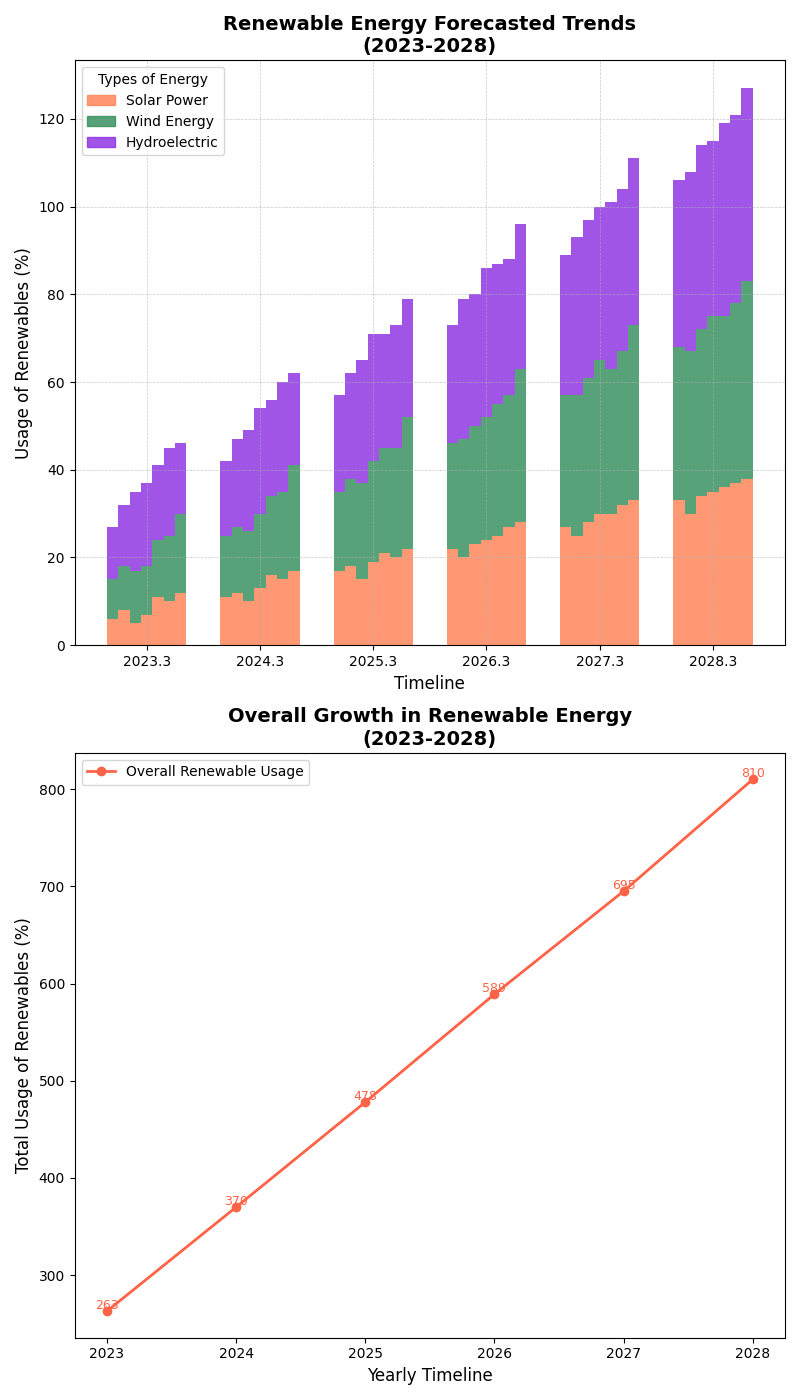

Source code (Python):
import matplotlib.pyplot as plt
import numpy as np

years = np.arange(2023, 2029)
countries = ['Country A', 'Country B', 'Country C', 'Country D', 'Country E', 'Country F', 'Country G']

solar = np.array([
    [10, 15, 20, 25, 30, 35],
    [5, 10, 15, 20, 25, 30],
    [8, 12, 18, 23, 28, 34],
    [12, 17, 22, 28, 33, 38],
    [7, 13, 19, 24, 30, 36],
    [11, 16, 21, 27, 32, 37],
    [6, 11, 17, 22, 27, 33]   
])

wind = np.array([
    [15, 20, 25, 30, 35, 40],
    [12, 16, 22, 27, 32, 37],
    [10, 15, 20, 27, 33, 38],
    [18, 24, 30, 35, 40, 45],
    [11, 17, 23, 28, 33, 39],
    [13, 18, 24, 30, 35, 41],
    [9, 14, 18, 24, 30, 35]   
])

hydro = np.array([
    [20, 25, 28, 32, 35, 40],
    [18, 23, 28, 32, 36, 41],
    [14, 20, 24, 30, 36, 42],
    [16, 21, 27, 33, 38, 44],
    [19, 24, 29, 34, 38, 44],
    [17, 22, 26, 31, 37, 43],
    [12, 17, 22, 27, 32, 38]   
])

total_renewable = solar + wind + hydro
annual_totals = total_renewable.sum(axis=0)

fig, (ax1, ax2) = plt.subplots(2, 1, figsize=(8, 14))  # Changed arrangement to 2 rows and 1 column

bar_width = 0.1
new_colors = ['#FF7F50', '#2E8B57', '#8A2BE2']  # New colors for solar, wind, and hydroelectric energy

for year_index, year in enumerate(years):
    year_totals = total_renewable[:, year_index]
    sorted_indices = np.argsort(year_totals)

    for i, index in enumerate(sorted_indices):
        ax1.bar(year + i * bar_width, solar[index][year_index], width=bar_width, color=new_colors[0], alpha=0.8)
        ax1.bar(year + i * bar_width, wind[index][year_index], width=bar_width, bottom=solar[index][year_index], color=new_colors[1], alpha=0.8)
        ax1.bar(year + i * bar_width, hydro[index][year_index], width=bar_width, bottom=solar[index][year_index] + wind[index][year_index], color=new_colors[2], alpha=0.8)

ax1.set_xlabel('Timeline', fontsize=12)
ax1.set_ylabel('Usage of Renewables (%)', fontsize=12)
ax1.set_title('Renewable Energy Forecasted Trends\n(2023-2028)', fontsize=14, fontweight='bold')
ax1.set_xticks(years + bar_width * 3)

handles = [plt.Rectangle((0,0),1,1, color=color, alpha=0.8) for color in new_colors]
ax1.legend(handles, ['Solar Power', 'Wind Energy', 'Hydroelectric'], loc='upper left', fontsize=10, title='Types of Energy')
ax1.grid(True, linestyle='--', linewidth=0.5, alpha=0.7)

ax2.plot(years, annual_totals, marker='o', color='#FF6347', linewidth=2, label='Overall Renewable Usage')

for (year, total) in zip(years, annual_totals):
    ax2.text(year, total + 2, f'{total}', ha='center', fontsize=9, color='#FF6347')

ax2.set_xlabel('Yearly Timeline', fontsize=12)
ax2.set_ylabel('Total Usage of Renewables (%)', fontsize=12)
ax2.set_title('Overall Growth in Renewable Energy\n(2023-2028)', fontsize=14, fontweight='bold')

ax2.set_xticks(years)
ax2.set_xticklabels(years)
ax2.legend(loc='upper left', fontsize=10)

plt.tight_layout()
plt.show()
